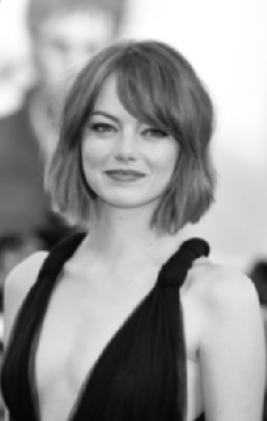
#> input picture OneDrive_2024-11-28/COEN 5830 Webots/Canny_Edge/test_img.png, 267 x 421 px
$ python cannyedge.py   (older library calls are emulated)
#> lines starting #> are read from the running program, lines starting #| are printed output that depends on the picture; after the words box and inside, x2 and y2 are one past the last pixel; in counts of white or black regions, pixels touching at a corner belong together
#> further down, image is the input picture: shape (421, 267, 3); min 6, max 255, mean 151.5
import numpy as np
import cv2
import matplotlib.pyplot as plt
from scipy.ndimage import gaussian_filter
from collections import deque

# Canny Edge Detection Implementation
def canny_edge_detection(image, low_threshold, high_threshold):
    """Custom implementation of Canny Edge Detection."""
#> called with low_threshold = 50, high_threshold = 150

    # Step 1: Grayscale conversion
    gray = cv2.cvtColor(image, cv2.COLOR_BGR2GRAY)

    # Step 2: Gaussian smoothing
    smoothed = gaussian_filter(gray, sigma=1.4)

    # Step 3: Compute gradients using Sobel operator
    sobel_x = cv2.Sobel(smoothed, cv2.CV_64F, 1, 0, ksize=3)
    sobel_y = cv2.Sobel(smoothed, cv2.CV_64F, 0, 1, ksize=3)
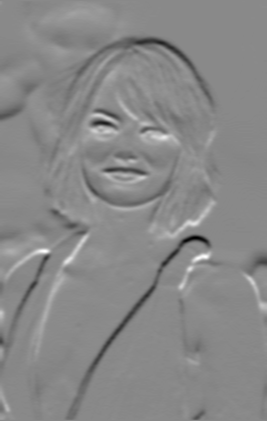
#> sobel_y: shape (421, 267) float64; min -319, max 272, mean -2.7; drawn with min black and max white
    gradient_magnitude = np.sqrt(sobel_x**2 + sobel_y**2)
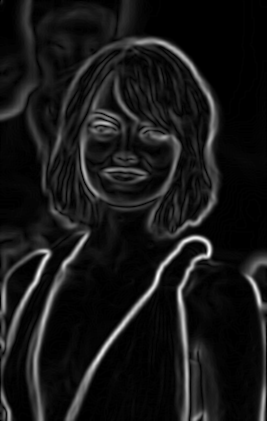
#> gradient_magnitude: shape (421, 267) float64; min 0, max 348, mean 32.4; drawn with min black and max white
    gradient_direction = np.arctan2(sobel_y, sobel_x)
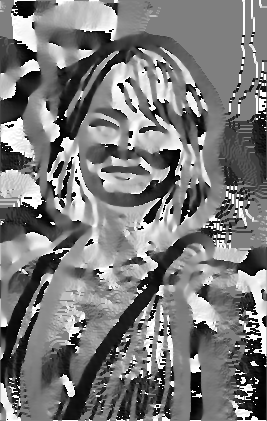
#> gradient_direction: shape (421, 267) float64; min -3.13, max 3.14, mean -0.133; drawn with min black and max white

    # Step 4: Non-Maximum Suppression
    nms = non_maximum_suppression(gradient_magnitude, gradient_direction)

    # Step 5: Hysteresis Thresholding using DFS
    edges = hysteresis_with_dfs(nms, low_threshold, high_threshold)

    return edges

def non_maximum_suppression(gradient_magnitude, gradient_direction):
    """Perform Non-Maximum Suppression on gradient magnitudes."""
    M, N = gradient_magnitude.shape
#> M = 421; N = 267
    suppressed = np.zeros((M, N), dtype=np.float32)
    angle = gradient_direction * 180.0 / np.pi
    angle[angle < 0] += 180
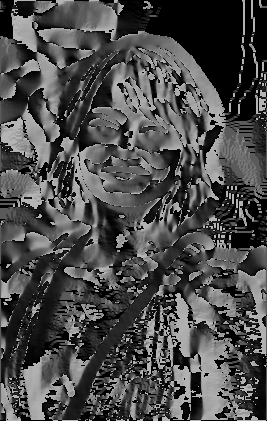
#> angle: shape (421, 267) float64; min 0, max 180, mean 75

    for i in range(1, M - 1):
        for j in range(1, N - 1):
            try:
                q = 255
                r = 255

                # Angle 0
                if (0 <= angle[i, j] < 22.5) or (157.5 <= angle[i, j] <= 180):
                    q = gradient_magnitude[i, j + 1]
                    r = gradient_magnitude[i, j - 1]
                # Angle 45
                elif 22.5 <= angle[i, j] < 67.5:
                    q = gradient_magnitude[i + 1, j - 1]
                    r = gradient_magnitude[i - 1, j + 1]
                # Angle 90
                elif 67.5 <= angle[i, j] < 112.5:
                    q = gradient_magnitude[i + 1, j]
                    r = gradient_magnitude[i - 1, j]
                # Angle 135
                elif 112.5 <= angle[i, j] < 157.5:
                    q = gradient_magnitude[i - 1, j - 1]
                    r = gradient_magnitude[i + 1, j + 1]

                if gradient_magnitude[i, j] >= q and gradient_magnitude[i, j] >= r:
                    suppressed[i, j] = gradient_magnitude[i, j]
                else:
                    suppressed[i, j] = 0

            except IndexError as e:
                pass
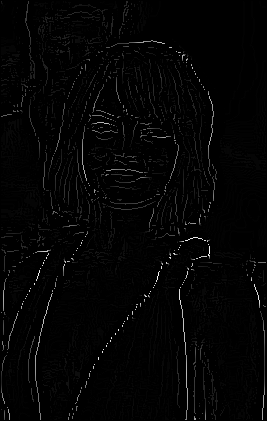
#> suppressed: shape (421, 267) float32; min 0, max 348, mean 5.9; drawn with min black and max white

    return suppressed

def hysteresis_with_dfs(image, low_threshold, high_threshold):
    """Perform Hysteresis Thresholding using Depth-First Search (DFS)."""
#> called with low_threshold = 50, high_threshold = 150
    M, N = image.shape
#> M = 421; N = 267
    edges = np.zeros((M, N), dtype=np.uint8)

    # Mark strong edges
    strong_edges = (image >= high_threshold)
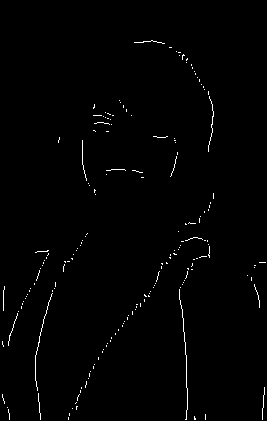
#> strong_edges: shape (421, 267) bool; 0.95% white in thin lines or dots, all inside (x1, y1, x2, y2) = (2, 40, 266, 420)
    weak_edges = ((image >= low_threshold) & (image < high_threshold))
#> weak_edges: shape (421, 267) bool; 2.1% white in thin lines or dots

    # Use DFS to link weak edges connected to strong edges
    def dfs(i, j):
        stack = deque([(i, j)])
        while stack:
            x, y = stack.pop()
            if edges[x, y] == 0:
                edges[x, y] = 255
                for dx in [-1, 0, 1]:
                    for dy in [-1, 0, 1]:
                        nx, ny = x + dx, y + dy
                        if 0 <= nx < M and 0 <= ny < N and weak_edges[nx, ny] and edges[nx, ny] == 0:
                            stack.append((nx, ny))

    for i in range(M):
        for j in range(N):
            if strong_edges[i, j] and edges[i, j] == 0:
                dfs(i, j)

    return edges

# Test the custom Canny Edge Detection
image = cv2.imread("test_img.png")
custom_edges = canny_edge_detection(image, low_threshold=50, high_threshold=150)
#> in canny_edge_detection, `edges = hysteresis_with_dfs(nms, low_threshold, high_threshold)`: edges: shape (421, 267); 1.3% white in thin lines or dots, all inside (x1, y1, x2, y2) = (1, 40, 266, 420)

# Compare with OpenCV's implementation
opencv_edges = cv2.Canny(cv2.cvtColor(image, cv2.COLOR_BGR2GRAY), 50, 150)
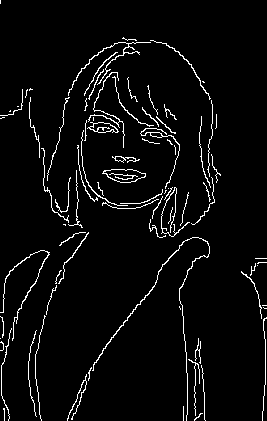
#> opencv_edges: shape (421, 267); 4.2% white in thin lines or dots

# Visualization
plt.figure(figsize=(15, 5))
plt.subplot(1, 3, 1)
plt.title("Original Image")
plt.imshow(cv2.cvtColor(image, cv2.COLOR_BGR2RGB))
plt.axis("off")

plt.subplot(1, 3, 2)
plt.title("Custom Canny")
plt.imshow(custom_edges, cmap="gray")
plt.axis("off")

plt.subplot(1, 3, 3)
plt.title("OpenCV Canny")
plt.imshow(opencv_edges, cmap="gray")
plt.axis("off")

plt.tight_layout()
plt.show()
